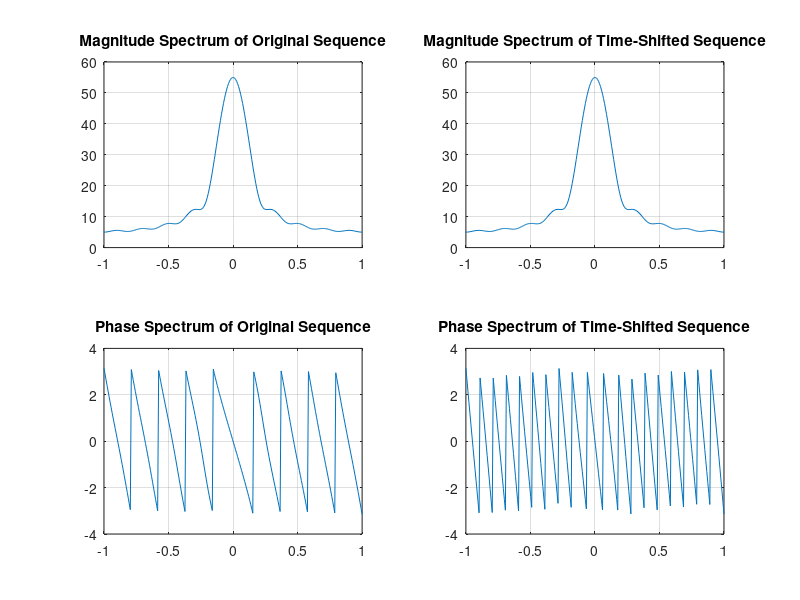

The MATLAB source for this figure:
% Program P3_2
% Time-Shifting Properties of DTFT
clf;
w = -pi:2*pi/255:pi; wo = 0.4*pi; D = 10;
num = [1 2 3 4 5 6 7 8 9 10];
h1 = freqz(num, 1, w);
h2 = freqz([zeros(1,D) num], 1, w);
subplot(2,2,1)
plot(w/pi,abs(h1));grid
title('Magnitude Spectrum of Original Sequence')
subplot(2,2,2)
plot(w/pi,abs(h2));grid
title('Magnitude Spectrum of Time-Shifted Sequence')
subplot(2,2,3)
plot(w/pi,angle(h1));grid
title('Phase Spectrum of Original Sequence')
subplot(2,2,4)
plot(w/pi,angle(h2));grid
title('Phase Spectrum of Time-Shifted Sequence')
